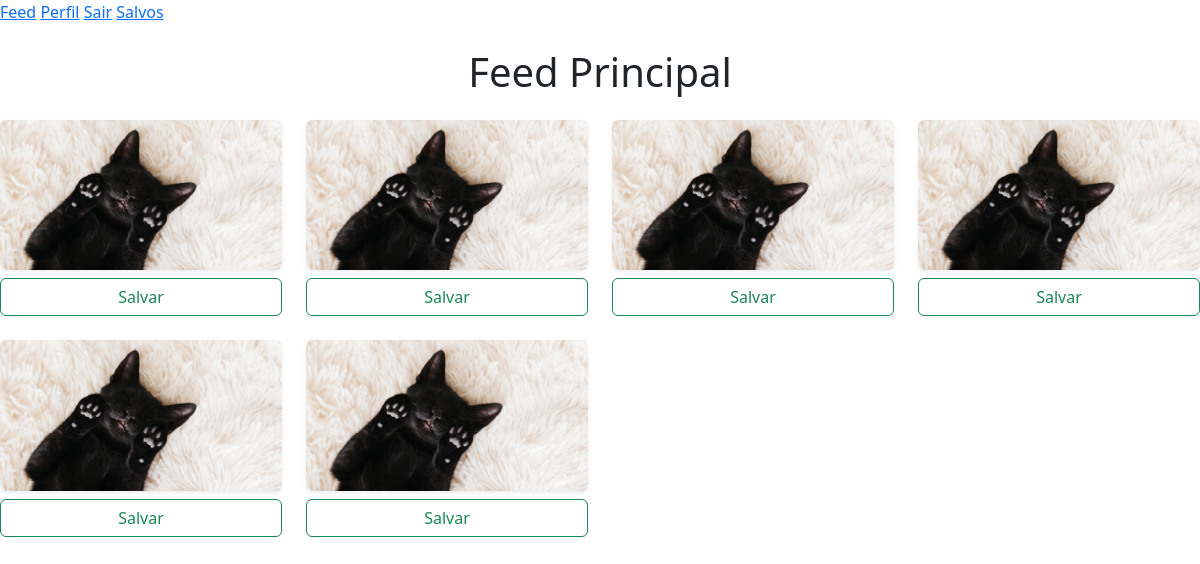
Before: /feed (signed in) with the older database file.
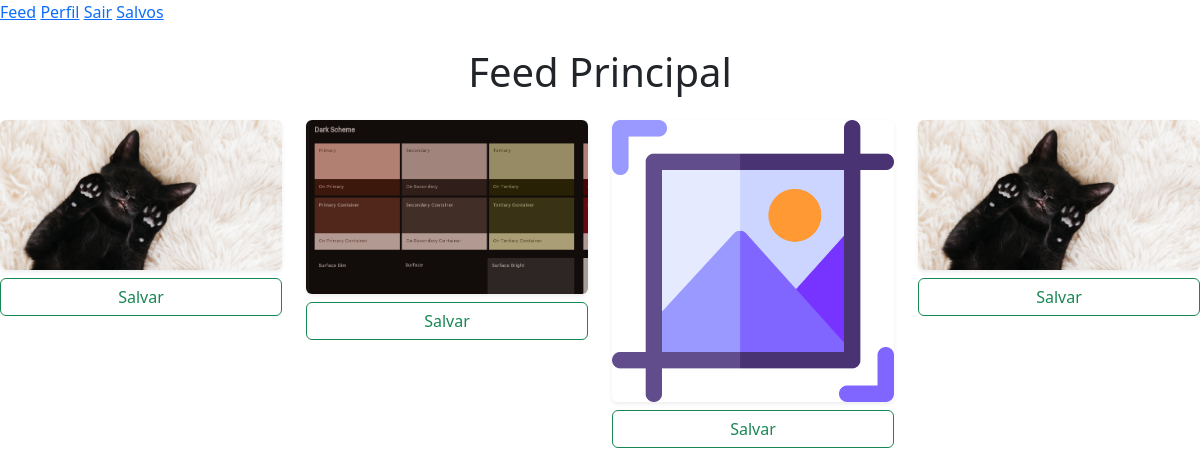
After: the same page with the newer database file.
### appflexi/models.py (models this page shows)
class Photo(database.Model):
    id = database.Column(database.Integer, primary_key=True)
    file_name = database.Column(database.String(255), default="default.png")
    upload_date = database.Column(
        database.DateTime(timezone=True),
        nullable=False,
        default=lambda: datetime.now(timezone.utc)
    )
    user_id = database.Column(
        database.Integer,
        database.ForeignKey('user.id'),
        nullable=False
    )

### appflexi/routes.py (the view)
@app.route('/feed')
@login_required
def feed():
    photos = Photo.query.order_by(Photo.upload_date.desc()).all()
    return render_template("feed.html", photos=photos)

### appflexi/models.py (called while the page is built)
@login_manager.user_loader
def load_user(user_id):
    return User.query.get(int(user_id))

### appflexi/templates/feed.html (shortened to what this page needs)
{% extends "homepage.html" %}
{% block body %}
    {% include "navbar.html" %}
    <h1 class="text-center my-4">Feed Principal</h1>
    <div class="row">
        {% for photo in photos %}
            <div class="col-md-3 mb-4 text-center">
                <a href="{{ url_for('profile', user_id=photo.user_id) }}">
                    <img class="img-fluid rounded shadow-sm mb-2" src="{{ url_for('static', filename='posts_photos/'~ photo.file_name) }}" alt="~ photo.file_namex">
                </a>
                <form action="{{ url_for('save_photo', photo_id=photo.id) }}" method="post">
                    <button type="submit" class="btn btn-outline-success w-100">Salvar</button>
                </form>
            </div>
        {% endfor %}
    </div>
{% endblock %}

### appflexi/templates/homepage.html (shortened to what this page needs)
<!DOCTYPE html>
<html lang="en">
<head>
    <link href="https://cdn.jsdelivr.net/npm/bootstrap@5.3.8/dist/css/bootstrap.min.css" rel="stylesheet">
</head>
{% block body %}{% endblock %}
</html>

### appflexi/templates/navbar.html
<nav>
    <a href="{{ url_for('feed') }}">Feed</a>
    <a href="{{ url_for('profile', user_id=current_user.id) }}">Perfil</a>
    <a href="{{ url_for('logout') }}">Sair</a>
    <a href="{{ url_for('savedphotos') }}">Salvos</a>
</nav>

Changed rows visible on the page:
removed Photo: file_name (picture)
removed Photo: file_name (picture)
removed Photo: file_name (picture)
removed Photo: file_name (picture)
added Photo: file_name (picture)
added Photo: file_name (placeholder picture)
